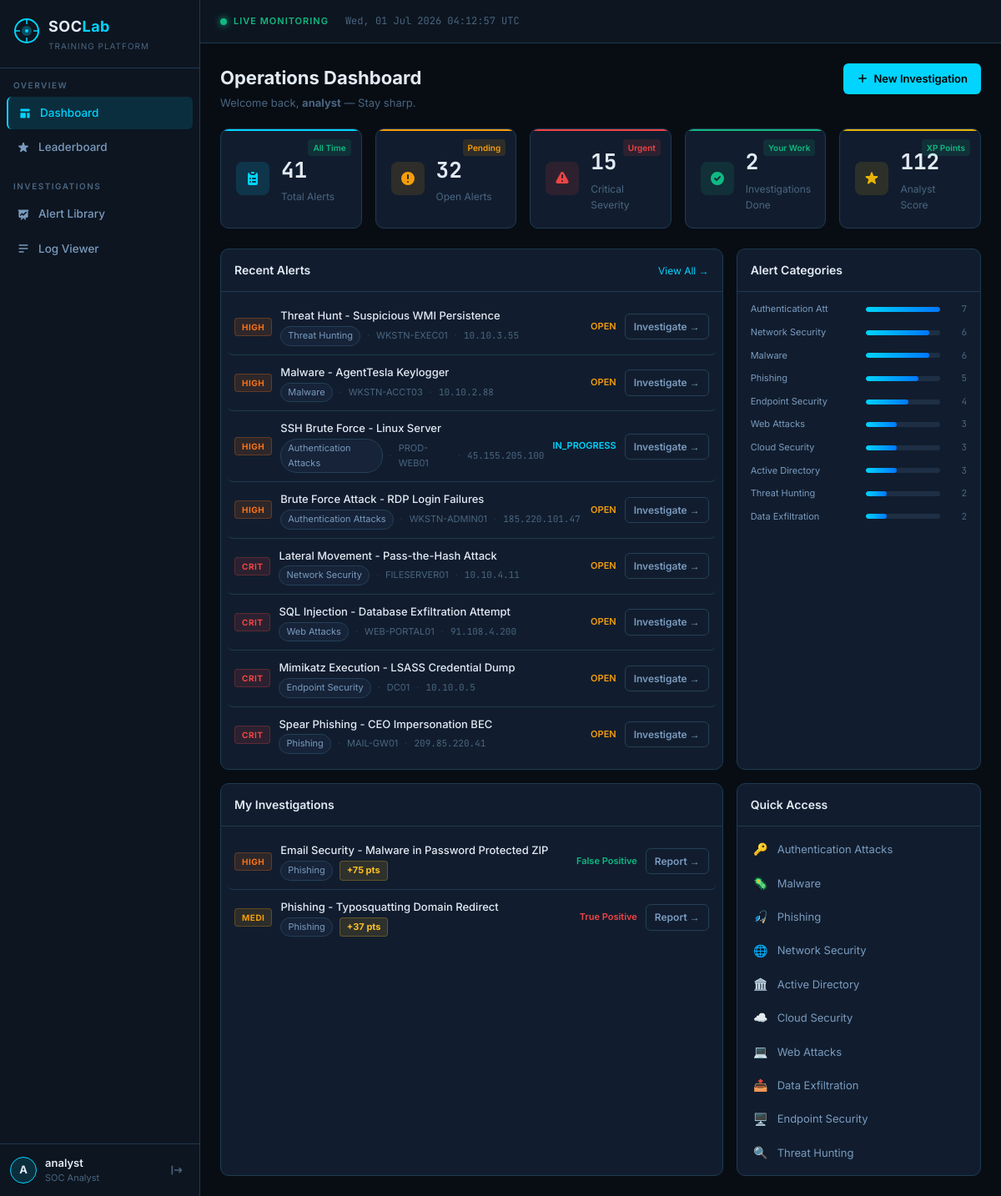
The app's page /dashboard (signed in) with its own data.
### tables this page shows
CREATE TABLE alerts (
    id INTEGER PRIMARY KEY AUTOINCREMENT,
    title TEXT NOT NULL,
    description TEXT,
    category TEXT NOT NULL,
    severity TEXT NOT NULL,  -- critical, high, medium, low, info
    status TEXT DEFAULT 'open',  -- open, in_progress, closed
    source TEXT,
    source_ip TEXT,
    dest_ip TEXT,
    hostname TEXT,
    username TEXT,
    host_info TEXT,   -- JSON
    user_info TEXT,   -- JSON
    mitre_mapping TEXT,  -- JSON
    expected_verdict TEXT,  -- true_positive / false_positive / escalated
    points INTEGER DEFAULT 100,
    hint TEXT,
    solution_explanation TEXT,
    created_at TEXT DEFAULT (datetime('now'))
);

CREATE TABLE investigations (
    id INTEGER PRIMARY KEY AUTOINCREMENT,
    alert_id INTEGER REFERENCES alerts(id),
    analyst_id INTEGER REFERENCES users(id),
    status TEXT DEFAULT 'in_progress',   -- in_progress, completed
    verdict TEXT,    -- true_positive, false_positive, escalated
    analyst_notes TEXT,
    ioc_confirmed TEXT,   -- JSON list
    score INTEGER DEFAULT 0,
    started_at TEXT,
    completed_at TEXT,
    updated_at TEXT
);

### app.py (the view)
@app.route('/dashboard')
@login_required
def dashboard():
    uid = session['user_id']
    stats = {
        'total_alerts': query_db('SELECT COUNT(*) as c FROM alerts', one=True)['c'],
        'open_alerts': query_db("SELECT COUNT(*) as c FROM alerts WHERE status='open'", one=True)['c'],
        'critical_alerts': query_db("SELECT COUNT(*) as c FROM alerts WHERE severity='critical'", one=True)['c'],
        'completed': query_db("SELECT COUNT(*) as c FROM investigations WHERE analyst_id=? AND status='completed'", [uid], one=True)['c'],
        'score': query_db('SELECT COALESCE(SUM(score),0) as s FROM investigations WHERE analyst_id=?', [uid], one=True)['s'],
    }
    recent_alerts = query_db("SELECT * FROM alerts ORDER BY created_at DESC LIMIT 8")
    recent_inv = query_db("""
        SELECT i.*, a.title, a.severity, a.category FROM investigations i
        JOIN alerts a ON i.alert_id=a.id
        WHERE i.analyst_id=? ORDER BY i.updated_at DESC LIMIT 5
    """, [uid])
    category_counts = query_db("""
        SELECT category, COUNT(*) as cnt FROM alerts GROUP BY category ORDER BY cnt DESC
    """)
    return render_template('dashboard.html', stats=stats, recent_alerts=recent_alerts,
                           recent_inv=recent_inv, category_counts=category_counts)

### app.py (called while the page is built)
def get_db():
    conn = sqlite3.connect(DATABASE)
    conn.row_factory = sqlite3.Row
    return conn

def query_db(query, args=(), one=False):
    conn = get_db()
    cur = conn.execute(query, args)
    rv = cur.fetchall()
    conn.close()
    return (rv[0] if rv else None) if one else rv

def login_required(f):
    from functools import wraps
    @wraps(f)
    def decorated(*args, **kwargs):
        if 'user_id' not in session:
            return redirect(url_for('login'))
        return f(*args, **kwargs)
    return decorated

### templates/dashboard.html (shortened to what this page needs)
{% extends "base.html" %}
{% block content %}
<div class="page-header">
    <div>
        <h1 class="page-title">Operations Dashboard</h1>
        <p class="page-sub">Welcome back, <strong>{{ session.username }}</strong> — Stay sharp.</p>
    </div>
    <div class="header-actions">
        <a href="{{ url_for('alert_library') }}" class="btn btn-primary">
            <svg viewBox="0 0 20 20" fill="currentColor"><path fill-rule="evenodd" d="M10 3a1 1 0 011 1v5h5a1 1 0 110 2h-5v5a1 1 0 11-2 0v-5H4a1 1 0 110-2h5V4a1 1 0 011-1z" clip-rule="evenodd"/></svg>
            New Investigation
        </a>
    </div>
</div>
<div class="kpi-grid">
    <div class="kpi-card kpi-total">
        <div class="kpi-icon">
        </div>
        <div class="kpi-data">
            <div class="kpi-value">{{ stats.total_alerts }}</div>
            <div class="kpi-label">Total Alerts</div>
        </div>
        <div class="kpi-trend up">All Time</div>
    </div>
    <div class="kpi-card kpi-open">
        <div class="kpi-icon">
            <svg viewBox="0 0 20 20" fill="currentColor"><path fill-rule="evenodd" d="M18 10a8 8 0 11-16 0 8 8 0 0116 0zm-7 4a1 1 0 11-2 0 1 1 0 012 0zm-1-9a1 1 0 00-1 1v4a1 1 0 102 0V6a1 1 0 00-1-1z" clip-rule="evenodd"/></svg>
        </div>
        <div class="kpi-data">
            <div class="kpi-value">{{ stats.open_alerts }}</div>
            <div class="kpi-label">Open Alerts</div>
        </div>
        <div class="kpi-trend warn">Pending</div>
    </div>
    <div class="kpi-card kpi-critical">
        <div class="kpi-icon">
            <svg viewBox="0 0 20 20" fill="currentColor"><path fill-rule="evenodd" d="M8.257 3.099c.765-1.36 2.722-1.36 3.486 0l5.58 9.92c.75 1.334-.213 2.98-1.742 2.98H4.42c-1.53 0-2.493-1.646-1.743-2.98l5.58-9.92zM11 13a1 1 0 11-2 0 1 1 0 012 0zm-1-8a1 1 0 00-1 1v3a1 1 0 002 0V6a1 1 0 00-1-1z" clip-rule="evenodd"/></svg>
        </div>
        <div class="kpi-data">
            <div class="kpi-value">{{ stats.critical_alerts }}</div>
            <div class="kpi-label">Critical Severity</div>
        </div>
        <div class="kpi-trend danger">Urgent</div>
    </div>
    <div class="kpi-card kpi-done">
        <div class="kpi-icon">
            <svg viewBox="0 0 20 20" fill="currentColor"><path fill-rule="evenodd" d="M10 18a8 8 0 100-16 8 8 0 000 16zm3.707-9.293a1 1 0 00-1.414-1.414L9 10.586 7.707 9.293a1 1 0 00-1.414 1.414l2 2a1 1 0 001.414 0l4-4z" clip-rule="evenodd"/></svg>
        </div>
        <div class="kpi-data">
            <div class="kpi-value">{{ stats.completed }}</div>
            <div class="kpi-label">Investigations Done</div>
        </div>
        <div class="kpi-trend up">Your Work</div>
    </div>
    <div class="kpi-card kpi-score">
        <div class="kpi-icon">
        </div>
        <div class="kpi-data">
            <div class="kpi-value">{{ stats.score }}</div>
            <div class="kpi-label">Analyst Score</div>
        </div>
        <div class="kpi-trend up">XP Points</div>
    </div>
</div>
<div class="dash-grid">
    <div class="dash-panel span-2">
        <div class="panel-header">
            <h2 class="panel-title">Recent Alerts</h2>
            <a href="{{ url_for('alert_library') }}" class="panel-link">View All →</a>
        </div>
        <div class="alert-list">
            {% for alert in recent_alerts %}
            <div class="alert-row">
                <div class="sev-badge sev-{{ alert.severity }}">{{ alert.severity[:4].upper() }}</div>
                <div class="alert-row-info">
                    <div class="alert-row-title">{{ alert.title }}</div>
                    <div class="alert-row-meta">
                        <span class="cat-tag">{{ alert.category }}</span>
                        <span class="meta-sep">·</span>
                        <span>{{ alert.hostname or 'N/A' }}</span>
                        {% if alert.source_ip %}
                        <span class="meta-sep">·</span>
                        <span class="mono">{{ alert.source_ip }}</span>
                        {% endif %}
                    </div>
                </div>
                <div class="alert-row-status status-{{ alert.status }}">{{ alert.status }}</div>
                <a href="{{ url_for('investigate', alert_id=alert.id) }}" class="btn btn-sm btn-ghost">Investigate →</a>
            </div>
            {% endfor %}
        </div>
    </div>
    <div class="dash-panel">
        <div class="panel-header">
            <h2 class="panel-title">Alert Categories</h2>
        </div>
        <div class="cat-bars">
            {% set max_count = category_counts[0].cnt if category_counts else 1 %}
            {% for row in category_counts %}
            <div class="cat-bar-row">
                <span class="cat-bar-label">{{ row.category[:18] }}</span>
                <div class="cat-bar-track">
                    <div class="cat-bar-fill" style="width: {{ (row.cnt / max_count * 100)|int }}%"></div>
                </div>
                <span class="cat-bar-count">{{ row.cnt }}</span>
            </div>
            {% endfor %}
        </div>
    </div>
    <div class="dash-panel span-2">
        <div class="panel-header">
            <h2 class="panel-title">My Investigations</h2>
        </div>
        {% if recent_inv %}
        <div class="inv-list">
            {% for inv in recent_inv %}
            <div class="inv-row">
                <div class="sev-badge sev-{{ inv.severity }}">{{ inv.severity[:4].upper() }}</div>
                <div class="inv-row-info">
                    <div class="inv-row-title">{{ inv.title }}</div>
                    <div class="inv-row-meta">
                        <span class="cat-tag">{{ inv.category }}</span>
                        {% if inv.status == 'completed' %}
                        <span class="score-badge">+{{ inv.score }} pts</span>
                        {% endif %}
                    </div>
                </div>
                <div class="inv-verdict verdict-{{ inv.verdict or 'pending' }}">
                    {{ inv.verdict.replace('_',' ').title() if inv.verdict else 'In Progress' }}
                </div>
                {% if inv.status == 'completed' %}
                <a href="{{ url_for('report', inv_id=inv.id) }}" class="btn btn-sm btn-ghost">Report →</a>
                {% else %}
                <a href="{{ url_for('investigate', alert_id=inv.alert_id) }}" class="btn btn-sm btn-primary">Continue →</a>
                {% endif %}
            </div>
            {% endfor %}
        </div>
        {% endif %}
    </div>
    <div class="dash-panel">
        <div class="panel-header">
            <h2 class="panel-title">Quick Access</h2>
        </div>
        <div class="quick-cats">
            {% set cats = [
                ('Authentication Attacks','🔑'),('Malware','🦠'),('Phishing','🎣'),
                ('Network Security','🌐'),('Active Directory','🏛️'),('Cloud Security','☁️'),
                ('Web Attacks','💻'),('Data Exfiltration','📤'),('Endpoint Security','🖥️'),('Threat Hunting','🔍')
            ] %}
            {% for cat, icon in cats %}
            <a href="{{ url_for('alert_library', category=cat) }}" class="quick-cat-btn">
                <span class="qc-icon">{{ icon }}</span>
                <span class="qc-label">{{ cat }}</span>
            </a>
            {% endfor %}
        </div>
    </div>
</div>
{% endblock %}

### templates/base.html (shortened to what this page needs)
<!DOCTYPE html>
<html lang="en">
<head>
    <link rel="stylesheet" href="{{ url_for('static', filename='css/main.css') }}">
</head>
<body>
{% if session.get('user_id') %}
<div class="app-shell">
    <nav class="sidebar" id="sidebar">
        <div class="sidebar-brand">
            <div class="brand-icon">
            </div>
            <div class="brand-text">
                <span class="brand-name">SOC<span class="brand-accent">Lab</span></span>
                <span class="brand-sub">Training Platform</span>
            </div>
        </div>
        <div class="nav-section">
            <span class="nav-label">OVERVIEW</span>
            <a href="{{ url_for('dashboard') }}" class="nav-item {% if request.endpoint == 'dashboard' %}active{% endif %}">
                <svg viewBox="0 0 20 20" fill="currentColor"><path d="M3 4a1 1 0 011-1h12a1 1 0 011 1v2a1 1 0 01-1 1H4a1 1 0 01-1-1V4zM3 10a1 1 0 011-1h6a1 1 0 011 1v6a1 1 0 01-1 1H4a1 1 0 01-1-1v-6zM14 9a1 1 0 00-1 1v6a1 1 0 001 1h2a1 1 0 001-1v-6a1 1 0 00-1-1h-2z"/></svg>
                Dashboard
            </a>
            <a href="{{ url_for('leaderboard') }}" class="nav-item {% if request.endpoint == 'leaderboard' %}active{% endif %}">
                Leaderboard
            </a>
        </div>
        <div class="nav-section">
            <span class="nav-label">INVESTIGATIONS</span>
            <a href="{{ url_for('alert_library') }}" class="nav-item {% if request.endpoint == 'alert_library' %}active{% endif %}">
                Alert Library
            </a>
            <a href="{{ url_for('log_viewer') }}" class="nav-item {% if request.endpoint == 'log_viewer' %}active{% endif %}">
                <svg viewBox="0 0 20 20" fill="currentColor"><path fill-rule="evenodd" d="M3 5a1 1 0 011-1h12a1 1 0 110 2H4a1 1 0 01-1-1zM3 10a1 1 0 011-1h12a1 1 0 110 2H4a1 1 0 01-1-1zM3 15a1 1 0 011-1h6a1 1 0 110 2H4a1 1 0 01-1-1z" clip-rule="evenodd"/></svg>
                Log Viewer
            </a>
        </div>
        <div class="sidebar-footer">
            <div class="analyst-badge">
                <div class="analyst-avatar" style="background: {{ session.get('avatar_color', '#00d4ff') }}22; border-color: {{ session.get('avatar_color', '#00d4ff') }};">
                    {{ session.get('username', 'A')[0].upper() }}
                </div>
                <div class="analyst-info">
                    <span class="analyst-name">{{ session.get('username') }}</span>
                    <span class="analyst-role">SOC Analyst</span>
                </div>
            </div>
            <a href="{{ url_for('logout') }}" class="logout-btn" title="Logout">
                <svg viewBox="0 0 20 20" fill="currentColor"><path fill-rule="evenodd" d="M3 3a1 1 0 00-1 1v12a1 1 0 102 0V4a1 1 0 00-1-1zm10.293 9.293a1 1 0 001.414 1.414l3-3a1 1 0 000-1.414l-3-3a1 1 0 10-1.414 1.414L14.586 9H7a1 1 0 100 2h7.586l-1.293 1.293z" clip-rule="evenodd"/></svg>
            </a>
        </div>
    </nav>
    <main class="main-content">
        <div class="topbar">
            <div class="topbar-right">
                <div class="threat-pulse">
                    <span class="pulse-dot"></span>
                    <span class="pulse-text">LIVE MONITORING</span>
                </div>
                <div class="topbar-time" id="topbarTime"></div>
            </div>
        </div>
        {% block content %}{% endblock %}
    </main>
</div>
{% else %}
{% block auth_content %}{% endblock %}
{% endif %}
</body>
</html>

### records on screen
alerts: severity "HIGH", title "Threat Hunt - Suspicious WMI Persistence", category "Threat Hunting", hostname "WKSTN-EXEC01", source_ip "10.10.3.55", status "OPEN"
alerts: severity "HIGH", title "Malware - AgentTesla Keylogger", category "Malware", hostname "WKSTN-ACCT03", source_ip "10.10.2.88", status "OPEN"
alerts: severity "HIGH", title "SSH Brute Force - Linux Server", category "Authentication Attacks", hostname "PROD-WEB01", source_ip "45.155.205.100", status "IN_PROGRESS"
alerts: severity "HIGH", title "Brute Force Attack - RDP Login Failures", category "Authentication Attacks", hostname "WKSTN-ADMIN01", source_ip "185.220.101.47", status "OPEN"
alerts: severity "CRIT", title "Lateral Movement - Pass-the-Hash Attack", category "Network Security", hostname "FILESERVER01", source_ip "10.10.4.11", status "OPEN"
alerts: severity "CRIT", title "SQL Injection - Database Exfiltration Attempt", category "Web Attacks", hostname "WEB-PORTAL01", source_ip "91.108.4.200", status "OPEN"
alerts: severity "CRIT", title "Mimikatz Execution - LSASS Credential Dump", category "Endpoint Security", hostname "DC01", source_ip "10.10.0.5", status "OPEN"
alerts: severity "CRIT", title "Spear Phishing - CEO Impersonation BEC", category "Phishing", hostname "MAIL-GW01", source_ip "209.85.220.41", status "OPEN"
alerts: category "Malware", {{ (row.cnt / max_count * 100)|int }} 85 (drawn), cnt "6"
investigations: severity "HIGH", title "Email Security - Malware in Password Protected ZIP", category "Phishing", score "75", verdict.replace "False Positive"
investigations: severity "MEDI", title "Phishing - Typosquatting Domain Redirect", category "Phishing", score "37", verdict.replace "True Positive"

### other values on screen
{{ session.get('username', 'A')[0].upper() }} "A"
{{ session.get('username') }} "analyst"
{{ session.username }} "analyst"
{{ stats.total_alerts }} "41"
{{ stats.open_alerts }} "32"
{{ stats.critical_alerts }} "15"
{{ stats.completed }} "2"
{{ stats.score }} "112"
{{ row.category[:18] }} "Authentication Att" "Network Security" "Phishing" "Endpoint Security" "Web Attacks" "Cloud Security" "Active Directory" "Threat Hunting" "Data Exfiltration"
{{ row.cnt }} "7" "6" "5" "4" "3" "3" "3" "2" "2"
{{ icon }} "🔑" "🦠" "🎣" "🌐" "🏛️" "☁️" "💻" "📤" "🖥️" "🔍"
{{ cat }} "Authentication Attacks" "Malware" "Phishing" "Network Security" "Active Directory" "Cloud Security" "Web Attacks" "Data Exfiltration" "Endpoint Security" "Threat Hunting"
